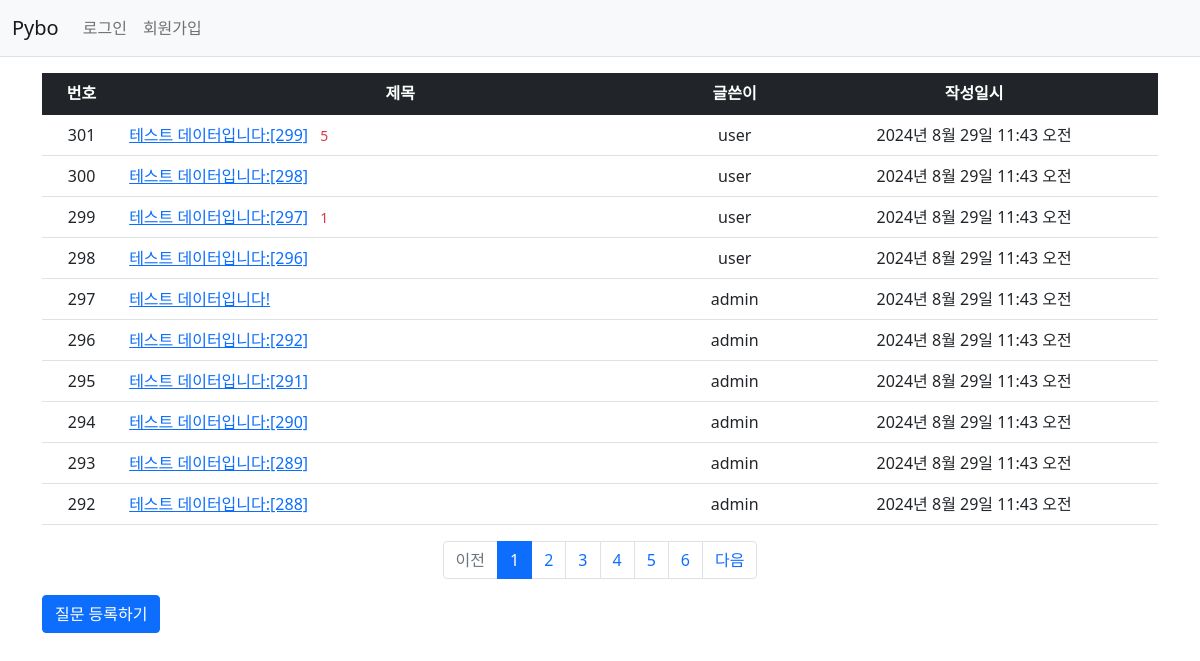
Page /pybo/ on the earlier database version.
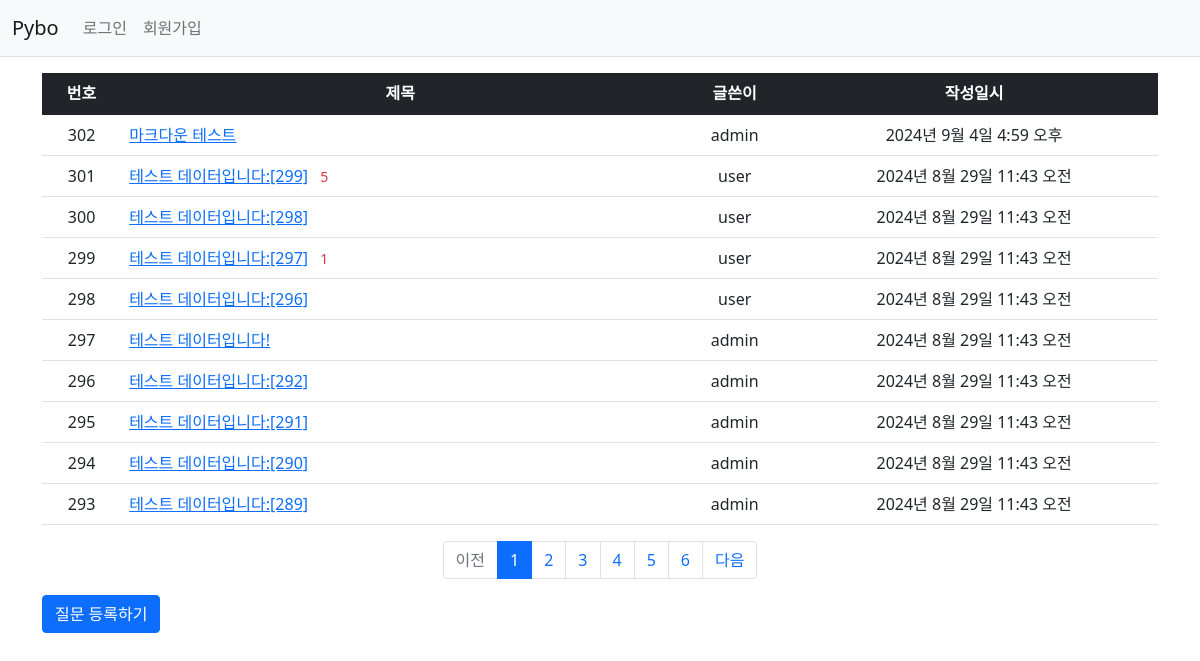
Same page on the later database version.
### pybo/models.py (models this page shows, shortened)
class Question(models.Model):
    author = models.ForeignKey(User, on_delete=models.CASCADE, related_name='author_question')
    subject = models.CharField(max_length=200)
    content = models.TextField()
    create_date = models.DateTimeField()
    modify_date = models.DateTimeField(null=True, blank=True)
    voter = models.ManyToManyField(User, related_name='voter_question')

### pybo/views/base_views.py (the view)
# urls.py: path('', base_views.index, name='index'),
def index(request):
    page = request.GET.get('page', '1')
    question_list = Question.objects.order_by('-create_date')
    paginator = Paginator(question_list, 10)
    page_obj = paginator.get_page(page)
    context = {'question_list': page_obj}
    return render(request, 'pybo/question_list.html', context)

### pybo/templatetags/pybo_filter.py (called while the page is built)
@register.filter
def sub(value, arg):
    return value - arg

### templates/pybo/question_list.html
{% extends 'base.html' %}
{% load pybo_filter %}
{% block content %}
    <div class="container my-3">
        <table class="table">
            <thead>
            <tr class="text-center table-dark">
                <th>번호</th>
                <th style="width: 50%">제목</th>
                <th>글쓴이</th>
                <th>작성일시</th>
            </tr>
            </thead>
            <tbody>
            {% if question_list %}
                {% for question in question_list %}
                    <tr class="text-center">
                        <td>{{ question_list.paginator.count|sub:question_list.start_index|sub:forloop.counter0|add:1 }}</td>
                        <td class="text-start">
                            <a href="{% url 'pybo:detail' question.id %}">{{ question.subject }}</a>
                            {% if question.answer_set.count > 0 %}
                                <span class="text-danger small mx-2">{{ question.answer_set.count }}</span>
                            {% endif %}
                        </td>
                        <td>{{ question.author.username }}</td>
                        <td>{{ question.create_date }}</td>
                    </tr>
                {% endfor %}
            {% else %}
                <tr>
                    <td colspan="4">질문이 없습니다.</td>
                </tr>
            {% endif %}
            </tbody>
        </table>
        <ul class="pagination justify-content-center">
            {% if question_list.has_previous %}
                <li class="page-item">
                    <a class="page-link" href="?page={{ question_list.previous_page_number }}">이전</a>
                </li>
            {% else %}
                <li class="page-item disabled">
                    <a class="page-link" tabindex="-1" aria-disabled="true" href="#">이전</a>
                </li>
            {% endif %}
            {% for page_number in question_list.paginator.page_range %}
                {% if page_number >= question_list.number|add:-5 and page_number <= question_list.number|add:5 %}
                    {% if page_number == question_list.number %}
                        <li class="page-item active" aria-current="page">
                            <a class="page-link" href="?page={{ page_number }}">{{ page_number }}</a>
                        </li>
                    {% else %}
                        <li class="page-item">
                            <a class="page-link" href="?page={{ page_number }}">{{ page_number }}</a>
                        </li>
                    {% endif %}
                {% endif %}
            {% endfor %}
            {% if question_list.has_next %}
                <li class="page-item">
                    <a class="page-link" href="?page={{ question_list.next_page_number }}">다음</a>
                </li>
            {% else %}
                <li class="page-item disabled">
                    <a class="page-link" tabindex="-1" aria-disabled="true" href="#">다음</a>
                </li>
            {% endif %}
        </ul>
        <a href="{% url 'pybo:question_create' %}" class="btn btn-primary">질문 등록하기</a>
    </div>
{% endblock %}

Differences in the rows shown:
no longer on this page (row unchanged): Question: paginator.count|sub "292", subject "테스트 데이터입니다:[288]", author.username "admin", create_date "2024년 8월 29일 11:43 오전"
added Question: paginator.count|sub "302", subject "마크다운 테스트", author.username "admin", create_date "2024년 9월 4일 4:59 오후"
